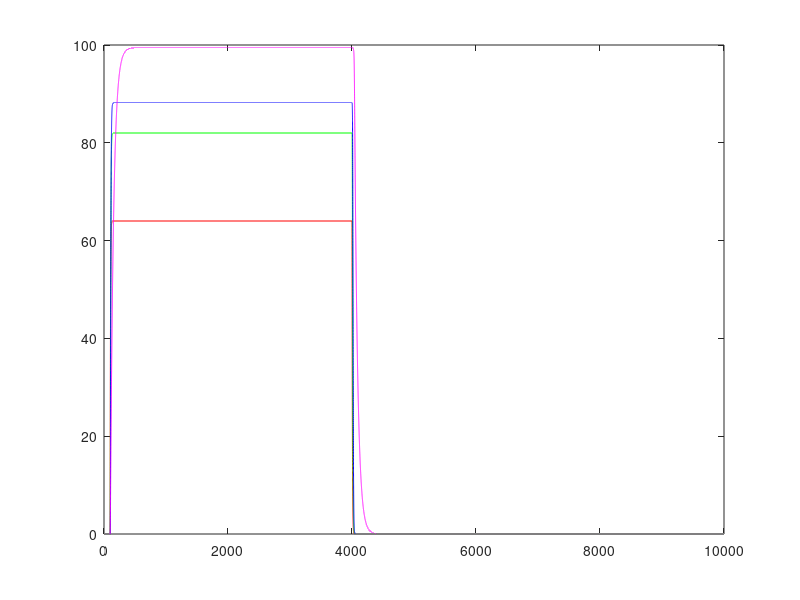

The MATLAB source for this figure:
clear all; clc

S=30 ;
Nr=5;
A=100;
a=1.45;
Tao1=5;
Tao2=50;
dt=0.1;
e=1;

tf=10000;
time=0:dt:tf;

c=round((tf/dt)+1);
u=zeros(1,c);
x=zeros(Nr+1,c);

for j=1:c

u(j)=40*(time(j)>99)*(time(j)<4001);
 
end


for i=1:c-1
       
     funcion1=( u(i));   
    x(1,i+1)=(1-(dt/Tao1))*x(1,i)+(dt/Tao1)*(A*(funcion1.^2)./(S^2+funcion1.^2)).*(funcion1>=0);
    
    for n=1:Nr
   
    if n>=2
    funcion2= (e*x(n-1,i));
      x(n,i+1)=(1-(dt/Tao1))*x(n,i)+(dt/Tao1)*(A*(funcion2.^2)./(S^2+funcion2.^2)).*(funcion2>=0);   
    
    end
      
    end

    
    x(Nr+1,i+1)=(1-(dt/Tao2))*x(Nr+1,i)+(dt/Tao2)*(A*((sum(x(1:Nr,i))).^2)./(S^2+(sum(x(1:Nr,i))).^2)) ;
    
end

plot(time,x(1,:),'r-',time,x(2,:),'g-',time,x(3,:),'b-',time,x(6,:),'m-');